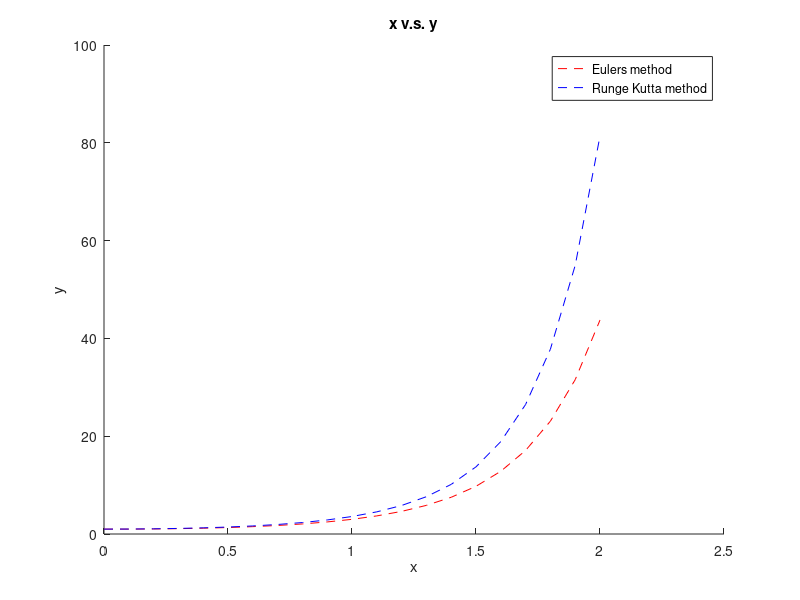

The MATLAB script that drew this image:
%ASEN 2012 HW 5
%Ben Hagenau
%11/2/16

%PURPOSE:(a) Using a step size of 0.1, determine the approximation of y over 
%the interval 0?x?2, using the explicit Euler method.
%(b)Using a step size of 0.1, determine the approximation of y over the interval
%0?x?2 using the 4th order Runge Kutta(RK) method
%INPUT: Initial condition and differential equation
%OUTPUT:Estimated y-value at x = 2.0 using the Runge Kutta and Euler's
%Method. Compare to actual vaule and produce a plot

function [] = Q1()
%SET UP
%define differential equation and inition condition
dydx = @(x,y) ((2.*x.*y)+x);
y0=1;
x0=0;
%define step size
dx = 0.1;
%define x range 
xi = 0;
xf = 2;
%define number of steps
steps = (xf/dx);

%%%%%%%%%%%%%Q1:a%%%%%%%%%%%%%
%preallocate x and y
x = zeros(steps+1,1);
y = zeros(steps+1,1);
x(1) = x0;
y(1) = y0;
%determine x and y values for each step of y(x) using Euler's method
for i = 1:steps
    y(i+1) = y(i) + dx * (dydx(x(i),y(i)));
    x(i+1) = x(i) + dx;
end
%value of y at x = 2 using euler's
EU = y(length(y));

%%%%%%%%%%%%%Q1:b%%%%%%%%%%%%%
%preallocate
yR = zeros(steps,1);
yR(1) = y0;
%determine y value estimates on x range using the Runge Kutta method
for i = 1:steps
    k1 = dydx(x(i),yR(i));
    k2 = dydx(x(i)+.5*dx,yR(i)+.5*k1*dx);
    k3 = dydx(x(i)+.5*dx,yR(i)+.5*k2*dx);
    k4 = dydx(x(i)+dx,yR(i)+k3*dx);
    yR(i+1) = yR(i) + (dx/6)*(k1 + 2*k2 + 2*k3 + k4);
end
RK = yR(length(yR));

%determine analytical solution
ya = zeros(steps+1,1);
for i = 1:steps+1
    % Analytical solution
    % y = (3/2)*(e^x^2)-(1/2)   
    ya(i) = (3/2)*(exp(x(i)^(2)))-(.5);
end
yap = ya(length(ya));

%DISPLAY RESULTS: PLOT, OUTPUT, PRINT TO FILE
figure 
hold on
%plot Euler's method results
plot(x,y,'r--');
%plot Runge Kutta method
plot(x,yR,'b--');
%label plot
xlabel('x');
ylabel('y');
title('x v.s. y');
legend('Eulers method','Runge Kutta method','Location','Best');
hold off
%display results in command window
fprintf('QUESTION 1:\n');
fprintf('The value of y at x=%4.2f using Eulers Method is %f using dx=%4.2f \n',x(length(x)),EU,dx);
fprintf('The value of y at x=%4.2f using Runge Kutta Method is %f dx=%4.2f \n',x(length(x)),RK,dx);
fprintf('The exact vlaue of y at x=%4.2f is %f\n',x(length(x)),yap);
fprintf('The results from Eulers method are significantly less exact\nthan the results from the Runge Kutta Method because the latter uses a fourth order taylor series\napproximation and the prior only uses a first order taylor series\napproximation to estimate the value.\n');
%write to text file
fprintf(fopen('hw5Q1output.txt','w'),'QUESTION 1:\n');
fprintf(fopen('hw5Q1output.txt','a'),'The value of y at x=%4.2f using Eulers Method is %f using dx=%4.2f \n',x(length(x)),EU,dx);
fprintf(fopen('hw5Q1output.txt','a'),'The value of y at x=%4.2f using Runge Kutta Method is %f dx=%4.2f \n',x(length(x)),RK,dx);
fprintf(fopen('hw5Q1output.txt','a'),'The exact vlaue of y at x=%4.2f is %f\n',x(length(x)),yap);
fprintf(fopen('hw5Q1output.txt','a'), 'The results from Eulers method are significantly less exact\nthan the results from the Runge Kutta Method because the latter uses a fourth order taylor series\napproximation and the prior only uses a first order taylor series\napproximation to estimate the value.');

